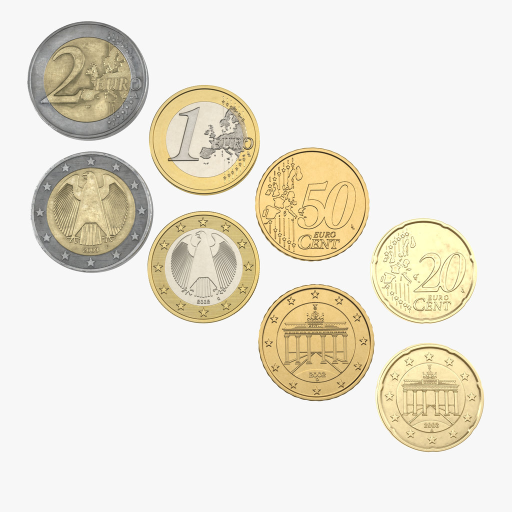
#> input picture bg.jpg, 1024 x 1024 px (shown at 1/2 size)
$ python -i coins.py   (imports and definitions only)
#> lines starting #> are read from the running program, lines starting #| are printed output that depends on the picture; after the words box and inside, x2 and y2 are one past the last pixel; in counts of white or black regions, pixels touching at a corner belong together
#> further down, picture is the input picture: shape (1024, 1024, 3); mean B, G, R 214.9, 228.6, 233.6
import cv2 as cv
import numpy as np
import time
from copy import deepcopy
import os

# Trackbar values
max_value = 255
max_value_H = 360 // 2
low_H = 0
low_S = 18
low_V = 0
high_H = 180
high_S = 255
high_V = 255
window_capture_name = 'Window'
window_detection_name = 'Object Detection'
low_H_name = 'Low H'
low_S_name = 'Low S'
low_V_name = 'Low V'
high_H_name = 'High H'
high_S_name = 'High S'
high_V_name = 'High V'
openingAmount = 0
medianBlurAmount = 31


# Trackbar functions
# [114 lines left out: functions on_low_H_thresh_trackbar, on_high_H_thresh_trackbar, on_low_S_thresh_trackbar, on_high_S_thresh_trackbar, on_low_V_thresh_trackbar, on_high_V_thresh_trackbar and 6 more, not called in this run]


def getThresholdedBlurredImg(img):
    hsv = cv.cvtColor(img, cv.COLOR_BGR2HSV)
#> hsv: shape (1024, 1024, 3); mean H, S, V 9.2, 22.9, 233.7
    thresh = cv.inRange(hsv, (low_H, 1, low_V), (high_H, high_S, high_V))
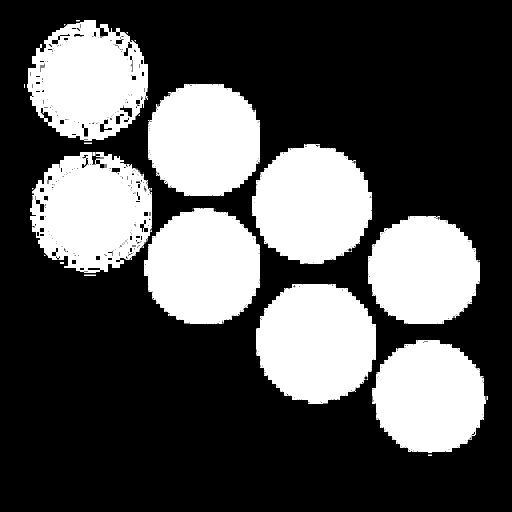
#> thresh: shape (1024, 1024) (shown at 1/2 size); 32.2% white; 49 white regions (35 under 20 px), largest, box (x1, y1, x2, y2) and area: (512, 568, 752, 808) 45673, (504, 288, 744, 528) 44071, (60, 304, 304, 546) 43469
    im_floodfill = thresh.copy()

    # Mask used to flood filling.
    # Notice the size needs to be 2 pixels than the image.
    h, w = thresh.shape[:2]
#> h = 1024; w = 1024
    mask = np.zeros((h + 2, w + 2), np.uint8)

    # Floodfill from point (0, 0)
    cv.floodFill(im_floodfill, mask, (0, 0), 255)
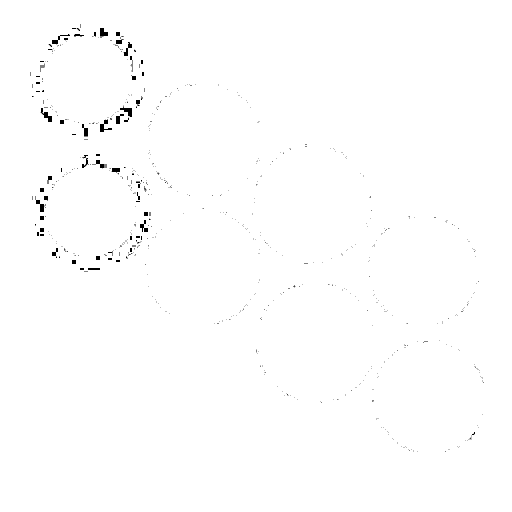
#> im_floodfill: shape (1024, 1024) (shown at 1/2 size); 99.5% white; 653 black regions (602 under 20 px), largest, box (x1, y1, x2, y2) and area: (81, 216, 104, 244) 243, (200, 239, 224, 264) 242, (240, 211, 264, 234) 239

    # Invert floodfilled image
    im_floodfill_inv = cv.bitwise_not(im_floodfill)
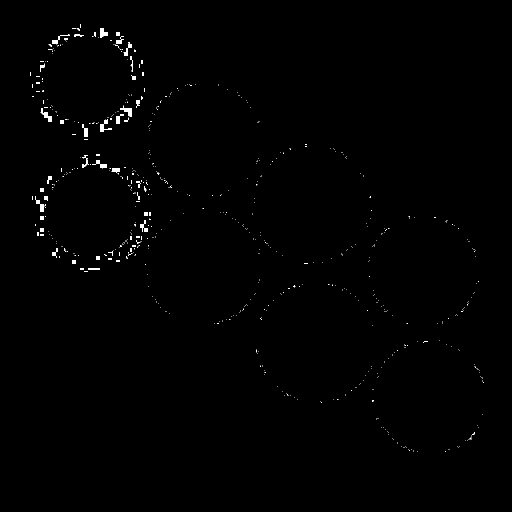
#> im_floodfill_inv: shape (1024, 1024) (shown at 1/2 size); 0.54% white; 653 white regions (602 under 20 px), largest, box (x1, y1, x2, y2) and area: (81, 216, 104, 244) 243, (200, 239, 224, 264) 242, (240, 211, 264, 234) 239

    # Combine the two images to get the foreground.
    im_out = thresh | im_floodfill_inv
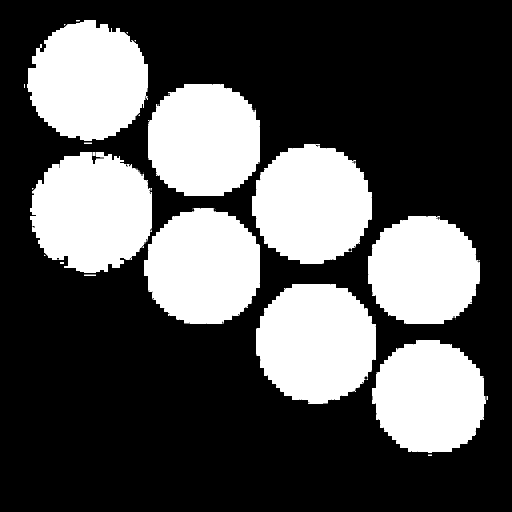
#> im_out: shape (1024, 1024) (shown at 1/2 size); 32.8% white; 49 white regions (35 under 20 px), largest, box (x1, y1, x2, y2) and area: (60, 304, 304, 546) 45833, (512, 568, 752, 808) 45771, (54, 40, 296, 282) 44421
    im_out = cv.bitwise_not(im_out)
    im_out = cv.medianBlur(im_out, 5)
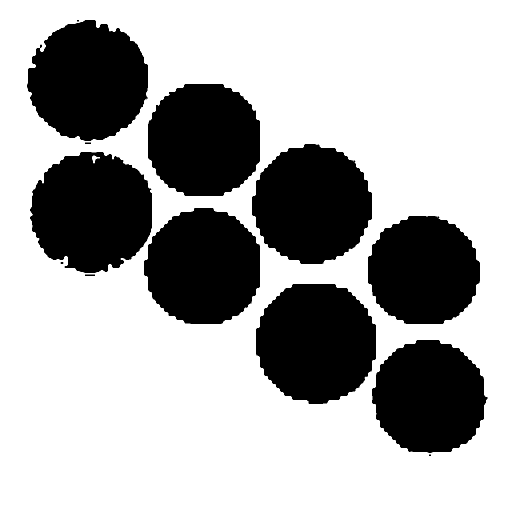
#> im_out: shape (1024, 1024) (shown at 1/2 size); 67.2% white; 13 black regions (2 under 20 px), largest, box (x1, y1, x2, y2) and area: (60, 304, 304, 546) 45925, (512, 568, 752, 808) 45771, (54, 40, 296, 282) 44398

    return im_out


# [99 lines left out: functions resizeImg, getCoinImages, saveImages, main, not called in this run]
        # time.sleep(0.05)


# [4 lines not run here, left out]

>>> import cv2
>>> picture = cv2.imread('bg.jpg')
>>> result = getThresholdedBlurredImg(picture)
